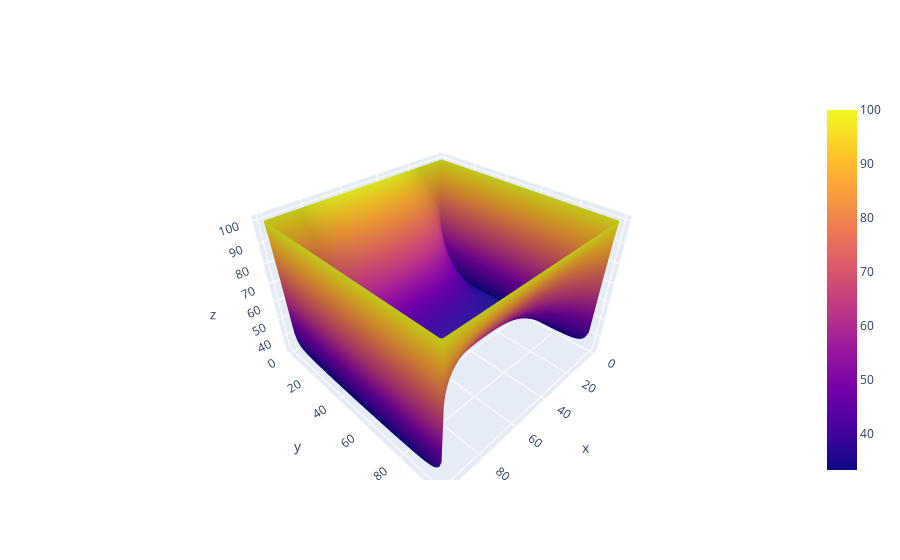

The notebook cell saved with this chart:
### Code cell
fig = go.Figure(data=[go.Surface(z=T)])
fig.show()

### Figure 1 — Plotly figure (JSON) as saved in the notebook; plotly's stock layout.template omitted (floating-point values rounded to 4 significant figures; data arrays with more than 128 entries replaced by an {"elided": "..."} marker saying what was removed)
{"data": [{"type": "surface", "z": {"elided": "100x100 float values"}}], "layout": {}}
